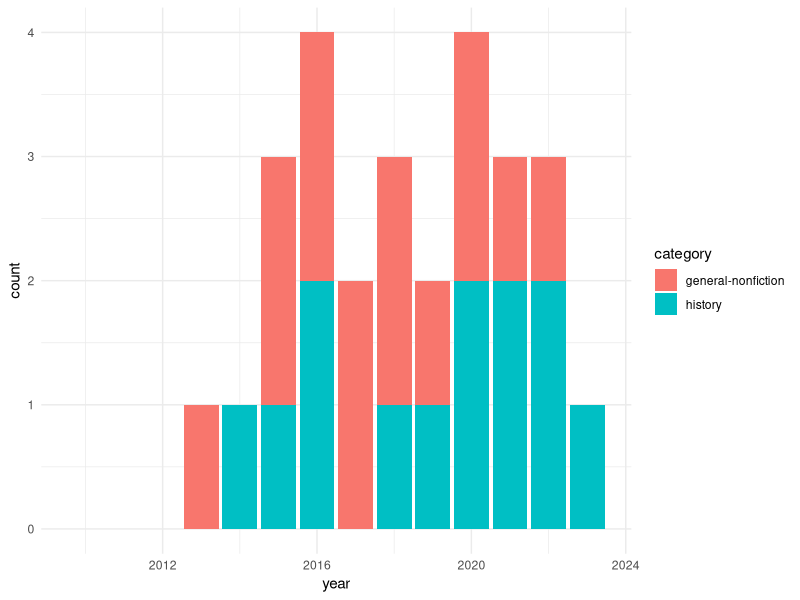

This chart was generated by the following R code:
## ---- chunk 1
knitr::opts_chunk$set(echo = TRUE)
pullitzer <- read.csv("pullitzer.csv")
library(ggplot2)
library(dplyr)
library(cowplot)
## ---- chunk 2

pullitzer_years <- pullitzer %>%
  group_by(year, category) %>%
  summarise(count = sum(read))

ggplot(pullitzer_years, aes(x = year)) +
  geom_bar(aes(weight = count, fill = category)) +
  theme_minimal()

## ---- chunk 3
plot_table <- pullitzer %>%
  arrange(desc(year), desc(category), desc(award))
head(plot_table)

